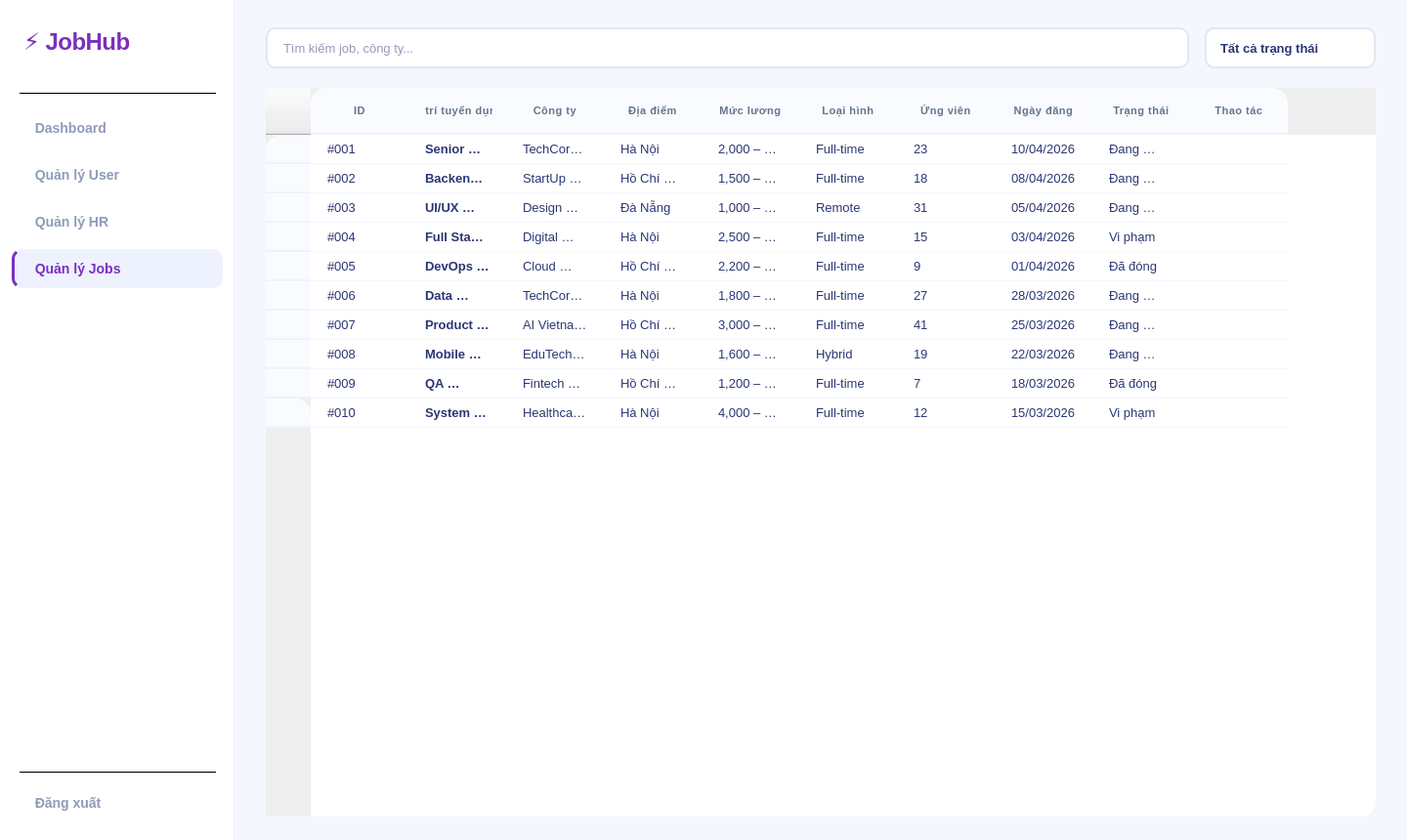
<?xml version="1.0" encoding="UTF-8"?>
<ui version="4.0">
 <class>QuanLyJobs</class>
 <widget class="QMainWindow" name="QuanLyJobs">
  <property name="geometry">
   <rect>
    <x>0</x>
    <y>0</y>
    <width>1440</width>
    <height>860</height>
   </rect>
  </property>
  <property name="minimumSize">
   <size>
    <width>1100</width>
    <height>640</height>
   </size>
  </property>
  <property name="windowTitle">
   <string>JobHub – Quản lý Jobs</string>
  </property>
  <property name="styleSheet">
   <string notr="true">QMainWindow { background-color: #F4F7FE; font-family: 'Segoe UI', sans-serif; }</string>
  </property>
  <widget class="QWidget" name="centralwidget">
   <layout class="QHBoxLayout" name="mainLayout">
    <property name="spacing">
     <number>0</number>
    </property>
    <property name="leftMargin">
     <number>0</number>
    </property>
    <property name="topMargin">
     <number>0</number>
    </property>
    <property name="rightMargin">
     <number>0</number>
    </property>
    <property name="bottomMargin">
     <number>0</number>
    </property>
    <item>
     <widget class="QFrame" name="sidebar">
      <property name="minimumSize">
       <size>
        <width>240</width>
        <height>0</height>
       </size>
      </property>
      <property name="maximumSize">
       <size>
        <width>240</width>
        <height>16777215</height>
       </size>
      </property>
      <property name="styleSheet">
       <string notr="true">
        QFrame#sidebar { background-color: #FFFFFF; border-right: 1px solid #EEF2FF; }
        QPushButton { background-color: transparent; color: #8F9BBA; border: none; border-radius: 10px; padding: 12px 16px; text-align: left; font-size: 14px; font-family: 'Segoe UI', sans-serif; font-weight: 500; margin: 2px 12px; }
        QPushButton:hover { background-color: #F4F7FE; color: #2B3674; }
        QPushButton:checked { background-color: #EEF2FF; color: #7B2FBE; font-weight: 700; border-left: 3px solid #7B2FBE; padding-left: 13px; }
       </string>
      </property>
      <layout class="QVBoxLayout" name="sidebarLayout">
       <property name="spacing">
        <number>4</number>
       </property>
       <property name="leftMargin">
        <number>0</number>
       </property>
       <property name="topMargin">
        <number>0</number>
       </property>
       <property name="rightMargin">
        <number>0</number>
       </property>
       <property name="bottomMargin">
        <number>16</number>
       </property>
       <item>
        <layout class="QVBoxLayout" name="brandLayout">
         <property name="leftMargin">
          <number>24</number>
         </property>
         <property name="topMargin">
          <number>28</number>
         </property>
         <property name="rightMargin">
          <number>24</number>
         </property>
         <property name="bottomMargin">
          <number>12</number>
         </property>
         <item>
          <widget class="QLabel" name="brandLabel">
           <property name="styleSheet">
            <string notr="true">font-size: 24px; font-weight: 800; color: #7B2FBE; font-family: 'Segoe UI', sans-serif; letter-spacing: -0.5px;</string>
           </property>
           <property name="text">
            <string>⚡ JobHub</string>
           </property>
          </widget>
         </item>
         <item>
          <widget class="QLabel" name="brandSub">
           <property name="styleSheet">
            <string notr="true">font-size: 11px; color: #A3AED0; font-family: 'Segoe UI', sans-serif;</string>
           </property>
           <property name="text">
            <string/>
           </property>
          </widget>
         </item>
        </layout>
       </item>
       <item>
        <widget class="QFrame" name="divider1">
         <property name="styleSheet">
          <string notr="true">QFrame { background-color: #EEF2FF; min-height: 1px; max-height: 1px; margin: 4px 20px 8px 20px; }</string>
         </property>
         <property name="frameShape">
          <enum>QFrame::HLine</enum>
         </property>
        </widget>
       </item>
       <item>
        <widget class="QPushButton" name="navDashboard">
         <property name="text">
          <string>  Dashboard</string>
         </property>
         <property name="iconSize">
          <size>
           <width>20</width>
           <height>20</height>
          </size>
         </property>
         <property name="checkable">
          <bool>true</bool>
         </property>
        </widget>
       </item>
       <item>
        <widget class="QPushButton" name="navUser">
         <property name="text">
          <string>  Quản lý User</string>
         </property>
         <property name="iconSize">
          <size>
           <width>20</width>
           <height>20</height>
          </size>
         </property>
         <property name="checkable">
          <bool>true</bool>
         </property>
        </widget>
       </item>
       <item>
        <widget class="QPushButton" name="navHR">
         <property name="text">
          <string>  Quản lý HR</string>
         </property>
         <property name="iconSize">
          <size>
           <width>20</width>
           <height>20</height>
          </size>
         </property>
         <property name="checkable">
          <bool>true</bool>
         </property>
        </widget>
       </item>
       <item>
        <widget class="QPushButton" name="navJobs">
         <property name="text">
          <string>  Quản lý Jobs</string>
         </property>
         <property name="iconSize">
          <size>
           <width>20</width>
           <height>20</height>
          </size>
         </property>
         <property name="checkable">
          <bool>true</bool>
         </property>
         <property name="checked">
          <bool>true</bool>
         </property>
        </widget>
       </item>
       <item>
        <spacer name="sidebarSpacer">
         <property name="orientation">
          <enum>Qt::Vertical</enum>
         </property>
         <property name="sizeHint" stdset="0">
          <size>
           <width>0</width>
           <height>0</height>
          </size>
         </property>
        </spacer>
       </item>
       <item>
        <widget class="QFrame" name="divider2">
         <property name="styleSheet">
          <string notr="true">QFrame { background-color: #EEF2FF; min-height: 1px; max-height: 1px; margin: 4px 20px; }</string>
         </property>
         <property name="frameShape">
          <enum>QFrame::HLine</enum>
         </property>
        </widget>
       </item>
       <item>
        <widget class="QPushButton" name="btnDangXuat">
         <property name="styleSheet">
          <string notr="true">
           QPushButton { background-color: transparent; color: #8F9BBA; border: none; border-radius: 10px; padding: 12px 16px; text-align: left; font-size: 14px; font-family: 'Segoe UI', sans-serif; font-weight: 500; margin: 2px 12px; }
           QPushButton:hover { background-color: #FFF5F5; color: #E53E3E; }
          </string>
         </property>
         <property name="text">
          <string>  Đăng xuất</string>
         </property>
         <property name="iconSize">
          <size>
           <width>20</width>
           <height>20</height>
          </size>
         </property>
        </widget>
       </item>
      </layout>
     </widget>
    </item>
    <item>
     <widget class="QWidget" name="mainArea" native="true">
      <property name="styleSheet">
       <string notr="true">QWidget#mainArea { background-color: #F4F7FE; }</string>
      </property>
      <layout class="QVBoxLayout" name="mainAreaLayout">
       <property name="spacing">
        <number>20</number>
       </property>
       <property name="leftMargin">
        <number>32</number>
       </property>
       <property name="topMargin">
        <number>28</number>
       </property>
       <property name="rightMargin">
        <number>32</number>
       </property>
       <property name="bottomMargin">
        <number>24</number>
       </property>
       <item>
        <layout class="QHBoxLayout" name="headerLayout">
         <property name="spacing">
          <number>16</number>
         </property>
         <item>
          <widget class="QLineEdit" name="searchInput">
           <property name="minimumSize">
            <size>
             <width>240</width>
             <height>42</height>
            </size>
           </property>
           <property name="maximumSize">
            <size>
             <width>960</width>
             <height>42</height>
            </size>
           </property>
           <property name="styleSheet">
            <string notr="true">
             QLineEdit { background-color: #FFFFFF; border: 1.5px solid #E2E8F0; border-radius: 10px; padding: 0px 14px; font-size: 13px; font-family: 'Segoe UI', sans-serif; color: #2B3674; }
             QLineEdit:focus { border: 1.5px solid #7B2FBE; }
             QLineEdit::placeholder { color: #A3AED0; }
            </string>
           </property>
           <property name="placeholderText">
            <string>Tìm kiếm job, công ty...</string>
           </property>
          </widget>
         </item>
         <item>
          <widget class="QComboBox" name="statusFilter">
           <property name="minimumSize">
            <size>
             <width>175</width>
             <height>42</height>
            </size>
           </property>
           <property name="styleSheet">
            <string notr="true">
             QComboBox { background-color: #FFFFFF; border: 1.5px solid #E2E8F0; border-radius: 10px; padding: 0px 14px; font-size: 13px; font-family: 'Segoe UI', sans-serif; color: #2B3674; font-weight: 500; }
             QComboBox::drop-down { border: none; width: 28px; }
             QComboBox:focus { border: 1.5px solid #7B2FBE; }
             QComboBox QAbstractItemView { background-color: #FFFFFF; border: 1px solid #E2E8F0; border-radius: 8px; padding: 4px; selection-background-color: #EEF2FF; selection-color: #7B2FBE; font-family: 'Segoe UI', sans-serif; }
            </string>
           </property>
           <item>
            <property name="text">
             <string>Tất cả trạng thái</string>
            </property>
           </item>
           <item>
            <property name="text">
             <string>Đang tuyển</string>
            </property>
           </item>
           <item>
            <property name="text">
             <string>Đã đóng</string>
            </property>
           </item>
           <item>
            <property name="text">
             <string>Vi phạm</string>
            </property>
           </item>
          </widget>
         </item>
        </layout>
       </item>
       <item>
        <widget class="QFrame" name="tableCard">
         <property name="styleSheet">
          <string notr="true">QFrame#tableCard { background-color: #FFFFFF; border-radius: 16px; border: none; }</string>
         </property>
         <layout class="QVBoxLayout">
          <property name="leftMargin">
           <number>0</number>
          </property>
          <property name="topMargin">
           <number>0</number>
          </property>
          <property name="rightMargin">
           <number>0</number>
          </property>
          <property name="bottomMargin">
           <number>0</number>
          </property>
          <item>
           <widget class="QTableWidget" name="jobTable">
            <property name="styleSheet">
             <string notr="true">
              QTableWidget { background-color: #FFFFFF; border-radius: 16px; border: none; gridline-color: transparent; font-family: 'Segoe UI', sans-serif; font-size: 13px; color: #2B3674; outline: none; }
              QTableWidget::item { padding: 0px 14px; border-bottom: 1px solid #F4F7FE; color: #2B3674; }
              QTableWidget::item:selected { background-color: #EEF2FF; color: #7B2FBE; }
              QTableWidget::item:hover { background-color: #F5F3FF; }
              QHeaderView::section { background-color: #FAFBFF; color: #64748B; font-size: 11px; font-weight: 700; font-family: 'Segoe UI', sans-serif; letter-spacing: 0.5px; padding: 14px 14px; border: none; border-bottom: 2px solid #EEF2FF; }
              QHeaderView::section:first { border-top-left-radius: 16px; }
              QHeaderView::section:last { border-top-right-radius: 16px; }
              QScrollBar:vertical { background: #F4F7FE; width: 6px; border-radius: 3px; margin: 0; }
              QScrollBar::handle:vertical { background: #CBD5E1; border-radius: 3px; min-height: 30px; }
              QScrollBar::add-line:vertical, QScrollBar::sub-line:vertical { height: 0; }
              QScrollBar:horizontal { background: #F4F7FE; height: 6px; border-radius: 3px; }
              QScrollBar::handle:horizontal { background: #CBD5E1; border-radius: 3px; min-width: 30px; }
              QScrollBar::add-line:horizontal, QScrollBar::sub-line:horizontal { width: 0; }
             </string>
            </property>
            <property name="editTriggers">
             <set>QAbstractItemView::NoEditTriggers</set>
            </property>
            <property name="alternatingRowColors">
             <bool>false</bool>
            </property>
            <property name="selectionMode">
             <enum>QAbstractItemView::SingleSelection</enum>
            </property>
            <property name="selectionBehavior">
             <enum>QAbstractItemView::SelectRows</enum>
            </property>
            <property name="verticalScrollMode">
             <enum>QAbstractItemView::ScrollPerPixel</enum>
            </property>
            <property name="horizontalScrollMode">
             <enum>QAbstractItemView::ScrollPerPixel</enum>
            </property>
            <property name="showGrid">
             <bool>false</bool>
            </property>
            <row>
             <property name="text">
              <string>1</string>
             </property>
            </row>
            <row>
             <property name="text">
              <string>2</string>
             </property>
            </row>
            <row>
             <property name="text">
              <string>3</string>
             </property>
            </row>
            <row>
             <property name="text">
              <string>4</string>
             </property>
            </row>
            <row>
             <property name="text">
              <string>5</string>
             </property>
            </row>
            <row>
             <property name="text">
              <string>6</string>
             </property>
            </row>
            <row>
             <property name="text">
              <string>7</string>
             </property>
            </row>
            <row>
             <property name="text">
              <string>8</string>
             </property>
            </row>
            <row>
             <property name="text">
              <string>9</string>
             </property>
            </row>
            <row>
             <property name="text">
              <string>10</string>
             </property>
            </row>
            <column>
             <property name="text">
              <string>ID</string>
             </property>
            </column>
            <column>
             <property name="text">
              <string>Vị trí tuyển dụng</string>
             </property>
            </column>
            <column>
             <property name="text">
              <string>Công ty</string>
             </property>
            </column>
            <column>
             <property name="text">
              <string>Địa điểm</string>
             </property>
            </column>
            <column>
             <property name="text">
              <string>Mức lương</string>
             </property>
            </column>
            <column>
             <property name="text">
              <string>Loại hình</string>
             </property>
            </column>
            <column>
             <property name="text">
              <string>Ứng viên</string>
             </property>
            </column>
            <column>
             <property name="text">
              <string>Ngày đăng</string>
             </property>
            </column>
            <column>
             <property name="text">
              <string>Trạng thái</string>
             </property>
            </column>
            <column>
             <property name="text">
              <string>Thao tác</string>
             </property>
            </column>
            <item row="0" column="0">
             <property name="text">
              <string>#001</string>
             </property>
            </item>
            <item row="0" column="1">
             <property name="text">
              <string>Senior Frontend Developer</string>
             </property>
             <property name="font">
              <font>
               <weight>75</weight>
               <bold>true</bold>
              </font>
             </property>
            </item>
            <item row="0" column="2">
             <property name="text">
              <string>TechCorp Vietnam</string>
             </property>
            </item>
            <item row="0" column="3">
             <property name="text">
              <string>Hà Nội</string>
             </property>
            </item>
            <item row="0" column="4">
             <property name="text">
              <string>2,000 – 3,000 USD</string>
             </property>
            </item>
            <item row="0" column="5">
             <property name="text">
              <string>Full-time</string>
             </property>
            </item>
            <item row="0" column="6">
             <property name="text">
              <string>23</string>
             </property>
            </item>
            <item row="0" column="7">
             <property name="text">
              <string>10/04/2026</string>
             </property>
            </item>
            <item row="0" column="8">
             <property name="text">
              <string>Đang tuyển</string>
             </property>
            </item>
            <item row="0" column="9">
             <property name="text">
              <string/>
             </property>
            </item>
            <item row="1" column="0">
             <property name="text">
              <string>#002</string>
             </property>
            </item>
            <item row="1" column="1">
             <property name="text">
              <string>Backend Developer (Node.js)</string>
             </property>
             <property name="font">
              <font>
               <weight>75</weight>
               <bold>true</bold>
              </font>
             </property>
            </item>
            <item row="1" column="2">
             <property name="text">
              <string>StartUp Innovation</string>
             </property>
            </item>
            <item row="1" column="3">
             <property name="text">
              <string>Hồ Chí Minh</string>
             </property>
            </item>
            <item row="1" column="4">
             <property name="text">
              <string>1,500 – 2,500 USD</string>
             </property>
            </item>
            <item row="1" column="5">
             <property name="text">
              <string>Full-time</string>
             </property>
            </item>
            <item row="1" column="6">
             <property name="text">
              <string>18</string>
             </property>
            </item>
            <item row="1" column="7">
             <property name="text">
              <string>08/04/2026</string>
             </property>
            </item>
            <item row="1" column="8">
             <property name="text">
              <string>Đang tuyển</string>
             </property>
            </item>
            <item row="1" column="9">
             <property name="text">
              <string/>
             </property>
            </item>
            <item row="2" column="0">
             <property name="text">
              <string>#003</string>
             </property>
            </item>
            <item row="2" column="1">
             <property name="text">
              <string>UI/UX Designer</string>
             </property>
             <property name="font">
              <font>
               <weight>75</weight>
               <bold>true</bold>
              </font>
             </property>
            </item>
            <item row="2" column="2">
             <property name="text">
              <string>Design Studio VN</string>
             </property>
            </item>
            <item row="2" column="3">
             <property name="text">
              <string>Đà Nẵng</string>
             </property>
            </item>
            <item row="2" column="4">
             <property name="text">
              <string>1,000 – 1,800 USD</string>
             </property>
            </item>
            <item row="2" column="5">
             <property name="text">
              <string>Remote</string>
             </property>
            </item>
            <item row="2" column="6">
             <property name="text">
              <string>31</string>
             </property>
            </item>
            <item row="2" column="7">
             <property name="text">
              <string>05/04/2026</string>
             </property>
            </item>
            <item row="2" column="8">
             <property name="text">
              <string>Đang tuyển</string>
             </property>
            </item>
            <item row="2" column="9">
             <property name="text">
              <string/>
             </property>
            </item>
            <item row="3" column="0">
             <property name="text">
              <string>#004</string>
             </property>
            </item>
            <item row="3" column="1">
             <property name="text">
              <string>Full Stack Developer</string>
             </property>
             <property name="font">
              <font>
               <weight>75</weight>
               <bold>true</bold>
              </font>
             </property>
            </item>
            <item row="3" column="2">
             <property name="text">
              <string>Digital Agency HCM</string>
             </property>
            </item>
            <item row="3" column="3">
             <property name="text">
              <string>Hà Nội</string>
             </property>
            </item>
            <item row="3" column="4">
             <property name="text">
              <string>2,500 – 3,500 USD</string>
             </property>
            </item>
            <item row="3" column="5">
             <property name="text">
              <string>Full-time</string>
             </property>
            </item>
            <item row="3" column="6">
             <property name="text">
              <string>15</string>
             </property>
            </item>
            <item row="3" column="7">
             <property name="text">
              <string>03/04/2026</string>
             </property>
            </item>
            <item row="3" column="8">
             <property name="text">
              <string>Vi phạm</string>
             </property>
            </item>
            <item row="3" column="9">
             <property name="text">
              <string/>
             </property>
            </item>
            <item row="4" column="0">
             <property name="text">
              <string>#005</string>
             </property>
            </item>
            <item row="4" column="1">
             <property name="text">
              <string>DevOps Engineer</string>
             </property>
             <property name="font">
              <font>
               <weight>75</weight>
               <bold>true</bold>
              </font>
             </property>
            </item>
            <item row="4" column="2">
             <property name="text">
              <string>Cloud Solutions JSC</string>
             </property>
            </item>
            <item row="4" column="3">
             <property name="text">
              <string>Hồ Chí Minh</string>
             </property>
            </item>
            <item row="4" column="4">
             <property name="text">
              <string>2,200 – 3,200 USD</string>
             </property>
            </item>
            <item row="4" column="5">
             <property name="text">
              <string>Full-time</string>
             </property>
            </item>
            <item row="4" column="6">
             <property name="text">
              <string>9</string>
             </property>
            </item>
            <item row="4" column="7">
             <property name="text">
              <string>01/04/2026</string>
             </property>
            </item>
            <item row="4" column="8">
             <property name="text">
              <string>Đã đóng</string>
             </property>
            </item>
            <item row="4" column="9">
             <property name="text">
              <string/>
             </property>
            </item>
            <item row="5" column="0">
             <property name="text">
              <string>#006</string>
             </property>
            </item>
            <item row="5" column="1">
             <property name="text">
              <string>Data Analyst</string>
             </property>
             <property name="font">
              <font>
               <weight>75</weight>
               <bold>true</bold>
              </font>
             </property>
            </item>
            <item row="5" column="2">
             <property name="text">
              <string>TechCorp Vietnam</string>
             </property>
            </item>
            <item row="5" column="3">
             <property name="text">
              <string>Hà Nội</string>
             </property>
            </item>
            <item row="5" column="4">
             <property name="text">
              <string>1,800 – 2,800 USD</string>
             </property>
            </item>
            <item row="5" column="5">
             <property name="text">
              <string>Full-time</string>
             </property>
            </item>
            <item row="5" column="6">
             <property name="text">
              <string>27</string>
             </property>
            </item>
            <item row="5" column="7">
             <property name="text">
              <string>28/03/2026</string>
             </property>
            </item>
            <item row="5" column="8">
             <property name="text">
              <string>Đang tuyển</string>
             </property>
            </item>
            <item row="5" column="9">
             <property name="text">
              <string/>
             </property>
            </item>
            <item row="6" column="0">
             <property name="text">
              <string>#007</string>
             </property>
            </item>
            <item row="6" column="1">
             <property name="text">
              <string>Product Manager</string>
             </property>
             <property name="font">
              <font>
               <weight>75</weight>
               <bold>true</bold>
              </font>
             </property>
            </item>
            <item row="6" column="2">
             <property name="text">
              <string>AI Vietnam Labs</string>
             </property>
            </item>
            <item row="6" column="3">
             <property name="text">
              <string>Hồ Chí Minh</string>
             </property>
            </item>
            <item row="6" column="4">
             <property name="text">
              <string>3,000 – 4,500 USD</string>
             </property>
            </item>
            <item row="6" column="5">
             <property name="text">
              <string>Full-time</string>
             </property>
            </item>
            <item row="6" column="6">
             <property name="text">
              <string>41</string>
             </property>
            </item>
            <item row="6" column="7">
             <property name="text">
              <string>25/03/2026</string>
             </property>
            </item>
            <item row="6" column="8">
             <property name="text">
              <string>Đang tuyển</string>
             </property>
            </item>
            <item row="6" column="9">
             <property name="text">
              <string/>
             </property>
            </item>
            <item row="7" column="0">
             <property name="text">
              <string>#008</string>
             </property>
            </item>
            <item row="7" column="1">
             <property name="text">
              <string>Mobile Developer (Flutter)</string>
             </property>
             <property name="font">
              <font>
               <weight>75</weight>
               <bold>true</bold>
              </font>
             </property>
            </item>
            <item row="7" column="2">
             <property name="text">
              <string>EduTech Platform</string>
             </property>
            </item>
            <item row="7" column="3">
             <property name="text">
              <string>Hà Nội</string>
             </property>
            </item>
            <item row="7" column="4">
             <property name="text">
              <string>1,600 – 2,400 USD</string>
             </property>
            </item>
            <item row="7" column="5">
             <property name="text">
              <string>Hybrid</string>
             </property>
            </item>
            <item row="7" column="6">
             <property name="text">
              <string>19</string>
             </property>
            </item>
            <item row="7" column="7">
             <property name="text">
              <string>22/03/2026</string>
             </property>
            </item>
            <item row="7" column="8">
             <property name="text">
              <string>Đang tuyển</string>
             </property>
            </item>
            <item row="7" column="9">
             <property name="text">
              <string/>
             </property>
            </item>
            <item row="8" column="0">
             <property name="text">
              <string>#009</string>
             </property>
            </item>
            <item row="8" column="1">
             <property name="text">
              <string>QA Engineer</string>
             </property>
             <property name="font">
              <font>
               <weight>75</weight>
               <bold>true</bold>
              </font>
             </property>
            </item>
            <item row="8" column="2">
             <property name="text">
              <string>Fintech Group Asia</string>
             </property>
            </item>
            <item row="8" column="3">
             <property name="text">
              <string>Hồ Chí Minh</string>
             </property>
            </item>
            <item row="8" column="4">
             <property name="text">
              <string>1,200 – 2,000 USD</string>
             </property>
            </item>
            <item row="8" column="5">
             <property name="text">
              <string>Full-time</string>
             </property>
            </item>
            <item row="8" column="6">
             <property name="text">
              <string>7</string>
             </property>
            </item>
            <item row="8" column="7">
             <property name="text">
              <string>18/03/2026</string>
             </property>
            </item>
            <item row="8" column="8">
             <property name="text">
              <string>Đã đóng</string>
             </property>
            </item>
            <item row="8" column="9">
             <property name="text">
              <string/>
             </property>
            </item>
            <item row="9" column="0">
             <property name="text">
              <string>#010</string>
             </property>
            </item>
            <item row="9" column="1">
             <property name="text">
              <string>System Architect</string>
             </property>
             <property name="font">
              <font>
               <weight>75</weight>
               <bold>true</bold>
              </font>
             </property>
            </item>
            <item row="9" column="2">
             <property name="text">
              <string>Healthcare Plus VN</string>
             </property>
            </item>
            <item row="9" column="3">
             <property name="text">
              <string>Hà Nội</string>
             </property>
            </item>
            <item row="9" column="4">
             <property name="text">
              <string>4,000 – 6,000 USD</string>
             </property>
            </item>
            <item row="9" column="5">
             <property name="text">
              <string>Full-time</string>
             </property>
            </item>
            <item row="9" column="6">
             <property name="text">
              <string>12</string>
             </property>
            </item>
            <item row="9" column="7">
             <property name="text">
              <string>15/03/2026</string>
             </property>
            </item>
            <item row="9" column="8">
             <property name="text">
              <string>Vi phạm</string>
             </property>
            </item>
            <item row="9" column="9">
             <property name="text">
              <string/>
             </property>
            </item>
           </widget>
          </item>
         </layout>
        </widget>
       </item>
      </layout>
     </widget>
    </item>
   </layout>
  </widget>
 </widget>
 <resources/>
 <connections/>
</ui>
